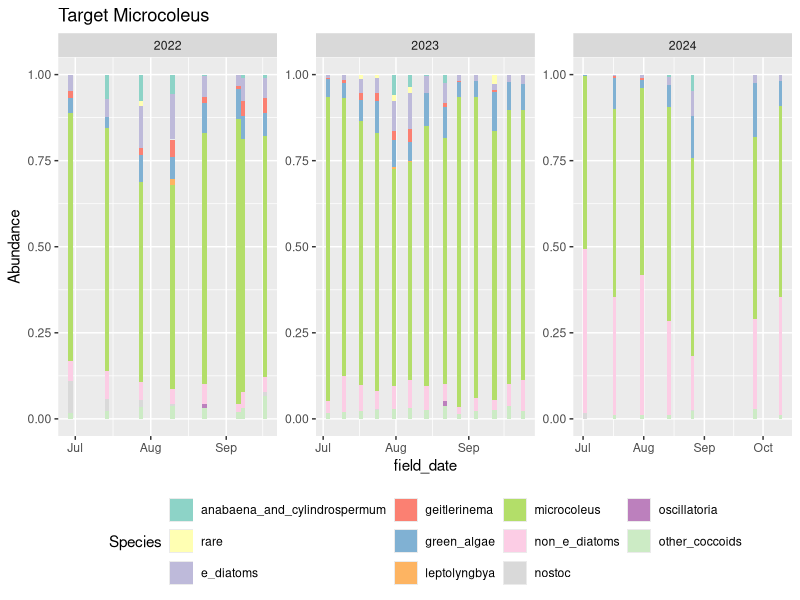
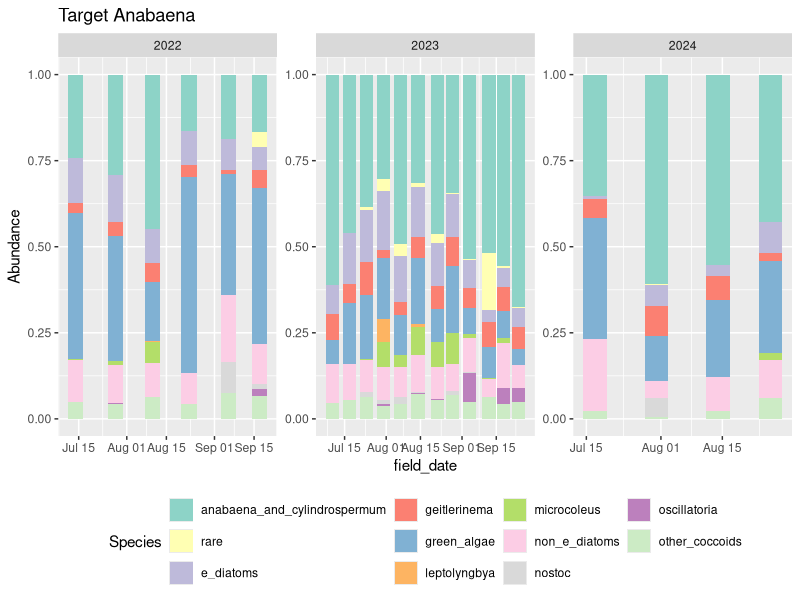
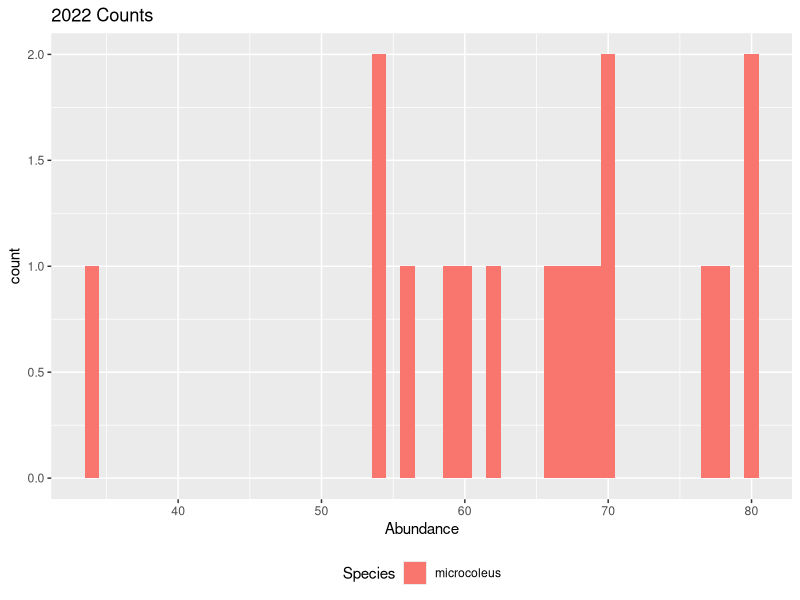
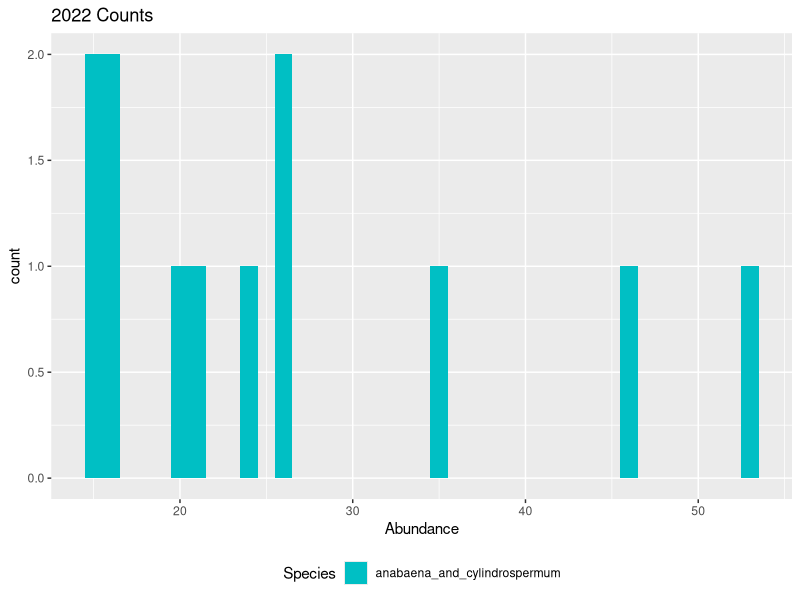
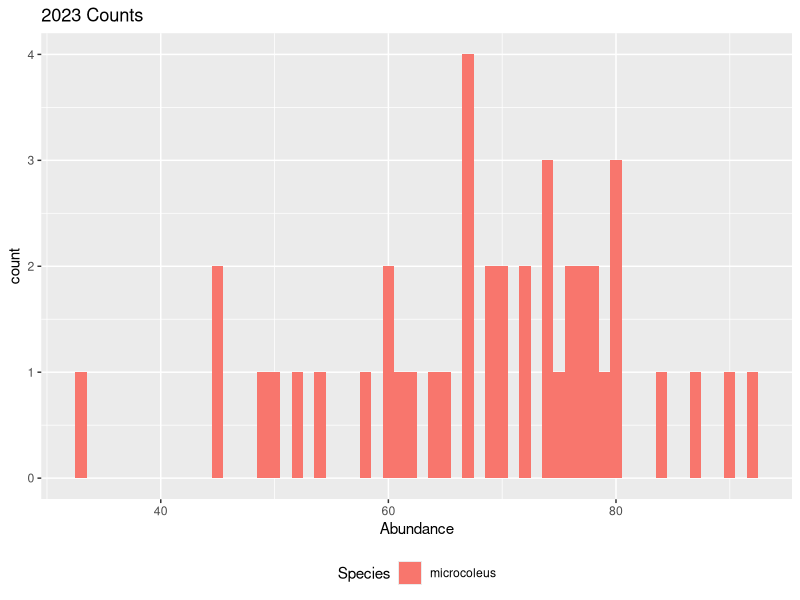
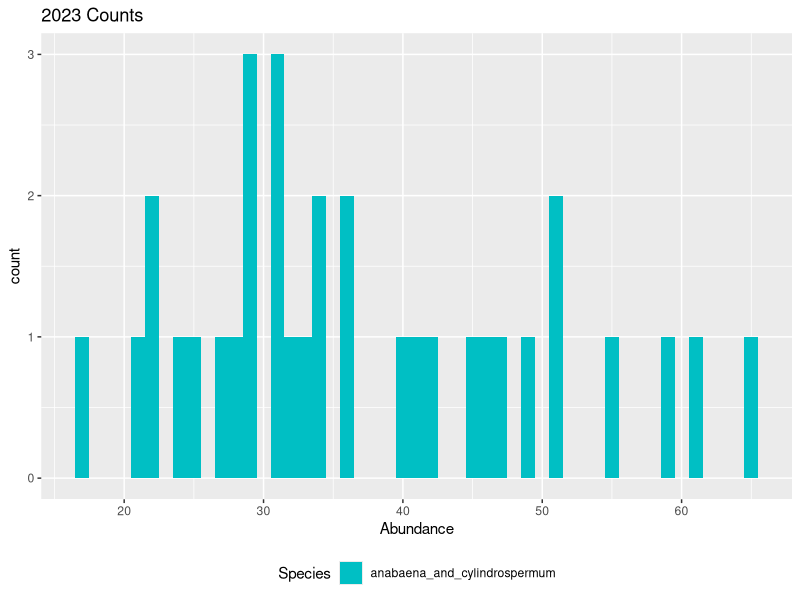
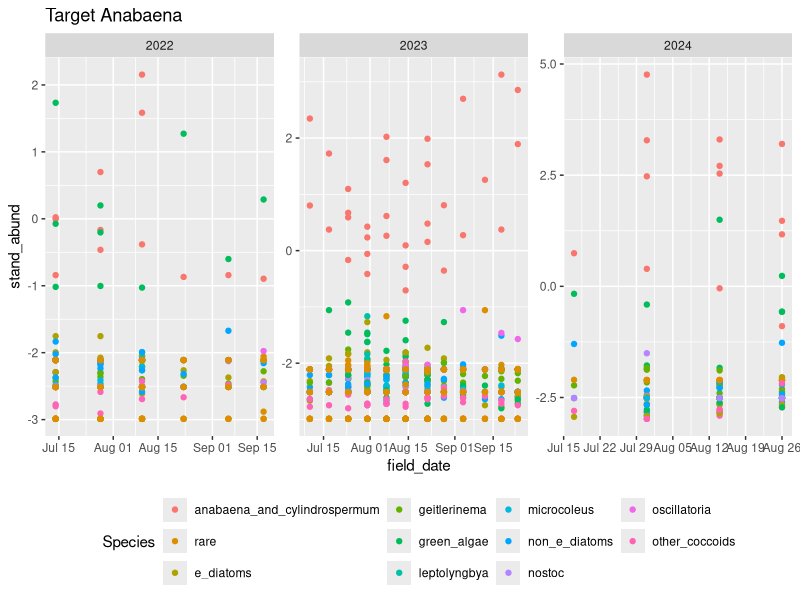

Write the R code that produced these figures, in order.
###########################
#Microscopy initial visualizations
###########################

library(tidyverse)
library(ggplot2)
library(here)
library(lubridate)
library(forcats)
library(RColorBrewer)

#Read in 2022 and 2023 data
microdata <- read.csv(here::here("data/Target Microscopy.csv"))

#Clean data for analysis
microscopy_non_avg <- microdata %>% 
  filter(grepl("SFE", site_reach)) %>%  #Keep sites that include string "SFE"
  separate(site_reach, into=c("site", "location", "reach"), 
           sep="-") %>% #Split location columns into separate categories
  filter(grepl("M", location)) %>% #Keep Miranda sites, remove Standish-Hicky (SH) sites
  mutate(field_date = as.Date(field_date, format="%m/%d/%y")) %>%  #Fix date data type
  mutate(year = year(field_date)) %>%  #create year column
  relocate(year, .after = field_date) %>%   #reorganize column order
  select(!non_algal) %>% #Remove column measuring sediment amount
  pivot_longer(microcoleus:aphanothece, names_to = "Species", values_to = "Abundance")    #Change layout of dataframe
  
  #Average together slide replicates  
  averaged_slides <- microscopy_non_avg %>% 
    filter(!slide_rep == "Final") %>%
    group_by(field_date, year, site, location, reach, sample_type, date_analyzed, 
             method, Species) %>% 
    dplyr::summarise(Abundance = mean(Abundance)) %>% 
    mutate(slide_rep = "Final") %>% 
    relocate(slide_rep, .after = sample_type)
  #Pull out already processed slides
  processed_slides <- microscopy_non_avg %>% 
    filter(slide_rep == "Final")
  #Bind together dataframes
  microscopy <- rbind(averaged_slides, processed_slides)
  
  
#Do TAC samples all actually contain Anabaena?
TAC <- microscopy %>% 
  filter(sample_type == "TAC" & Species == "anabaena_and_cylindrospermum")

which(TAC$Abundance < 10) #Are there any instances where Abundance is small? FALSE = no
which(TAC$Abundance < 20)
  #Some instances where Anabaena is less than 20% in TAC sample

#Are there any species that never appear?
non_occurences <- microscopy %>% 
  group_by(year, sample_type, Species) %>% 
  dplyr::summarise(Sum = sum(Abundance))

rownum <- which(non_occurences$Sum <= 0) #Which samples only find 1% summed across all sampled dates per year

rare_species <- non_occurences %>% 
  #dplyr::filter(year == "2022") %>% 
  ungroup() %>% 
  dplyr::slice(rownum)

rare_names <- unique(rare_species$Species) #Names of the species that are rare

#Remove non-occuring species, and combine those that are super rare
microscopy1 <- microscopy %>% 
  #dplyr::filter(!Species == "tolypothrix") %>% #Remove non-occuring
  dplyr::mutate(Species = fct_collapse(Species,
                                        rare = c(rare_names)))


#Standardize TAC mats to Anabaena abundances
TAC_ref_group <- microscopy1 %>% 
  dplyr::filter(sample_type == "TAC") %>% 
  dplyr::filter(Species == "anabaena_and_cylindrospermum") %>%
  group_by(year) %>% 
  dplyr::summarise(ref_mean = mean(Abundance),
            ref_sd = sd(Abundance))  #Calculate mean and SD for Anabaena per year

#Standardize all TAC mat species using reference group
microscopy_TAC_stand <- microscopy1 %>% 
  dplyr::filter(sample_type == "TAC") %>% 
  mutate(stand_abund = (Abundance - TAC_ref_group$ref_mean) / TAC_ref_group$ref_sd) 



#------Plots and Graphs---------------------------------------




#Plot timeseries of within-mat species per year
ggplot(subset(microscopy1, sample_type %in% "TM"), aes(x = field_date, y = Abundance, fill = Species)) +
  facet_wrap(~year, scales = "free") +
  geom_col(position = "fill") + #Can't see the detail well, subset per year
  theme(legend.position="bottom") + 
  scale_fill_brewer(palette = "Set3") +
  labs(title = "Target Microcoleus")

ggplot(subset(microscopy1, sample_type %in% "TAC"), aes(x = field_date, y = Abundance, fill = Species)) +
  facet_wrap(~year, scales = "free") +
  geom_col(position = "fill") + #Can't see the detail well, subset per year
  theme(legend.position="bottom")+
  scale_fill_brewer(palette = "Set3") +
  labs(title = "Target Anabaena")

#Coding notes: add year %in% 2022 to subset if splitting up years again

#2022
#Histogram of Microcolus in TM samples
ggplot(subset(microscopy1, year %in% 2022 & 
                Species %in% "microcoleus" & 
                sample_type %in% "TM"), 
       aes(x = Abundance, fill = Species)) +
  geom_histogram(binwidth = 1, position="dodge") +
  labs(title = "2022 Counts") +
  theme(legend.position="bottom")

#Histogram of Anabaena in TA samples
ggplot(subset(microscopy, year %in% 2022 & 
                Species %in% "anabaena_and_cylindrospermum" &
                sample_type %in% "TAC"), 
       aes(x = Abundance, fill = Species)) +
  geom_histogram(binwidth = 1, position="dodge") +
  labs(title = "2022 Counts") +
  scale_fill_manual(values = c("anabaena_and_cylindrospermum" = "#00BFC4")) +
  theme(legend.position="bottom")



#2023

#Histogram of Microcolus in TM samples
  ggplot(subset(microscopy, year %in% 2023 & 
                  Species %in% "microcoleus" & 
                  sample_type %in% "TM"), 
         aes(x = Abundance, fill = Species)) +
    geom_histogram(binwidth = 1, position="dodge") +
    labs(title = "2023 Counts") +
    theme(legend.position="bottom")
  
  #Histogram of Anabaena in TA samples
  ggplot(subset(microscopy, year %in% 2023 & 
                  Species %in% "anabaena_and_cylindrospermum" &
                  sample_type %in% "TAC"), 
         aes(x = Abundance, fill = Species)) +
    geom_histogram(binwidth = 1, position="dodge") +
    labs(title = "2023 Counts") +
    scale_fill_manual(values = c("anabaena_and_cylindrospermum" = "#00BFC4")) +
    theme(legend.position="bottom")
  

  
  
#Plots using standardized values
  ggplot(subset(microscopy_TAC_stand), aes(x = field_date, y = stand_abund, color = Species)) +
    facet_wrap(~year, scales = "free") +
    geom_point() +
    theme(legend.position="bottom")+
    scale_fill_brewer(palette = "Set3") +
    labs(title = "Target Anabaena")
